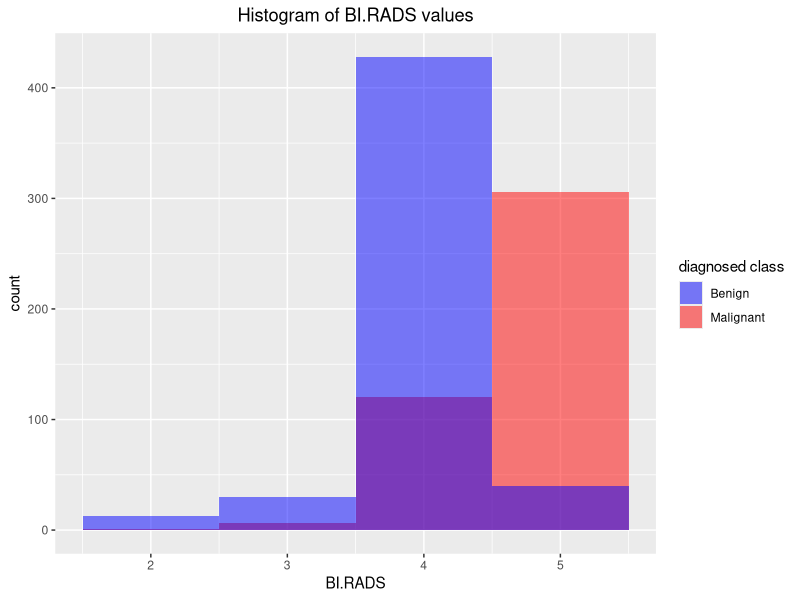
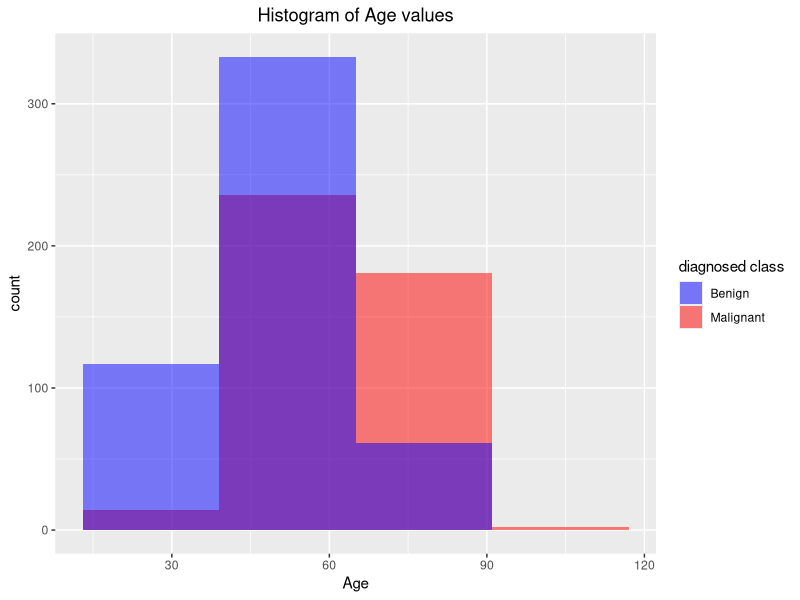
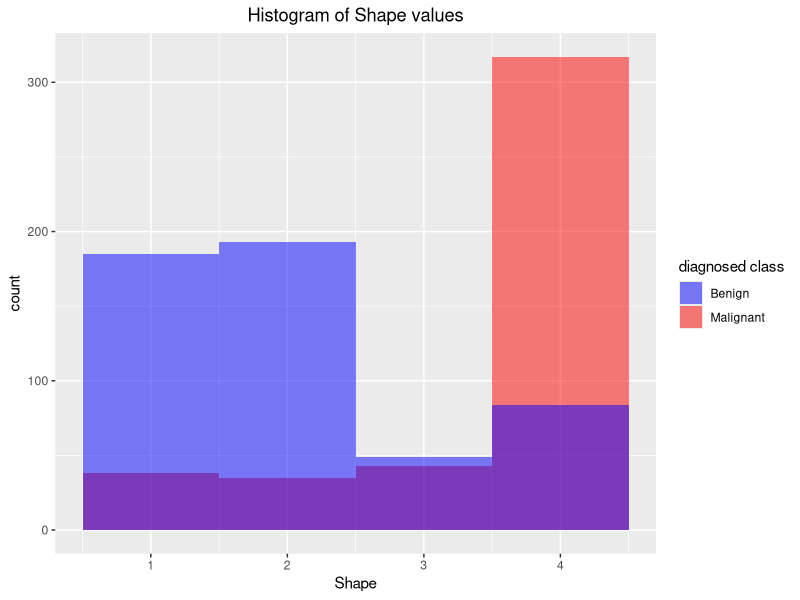
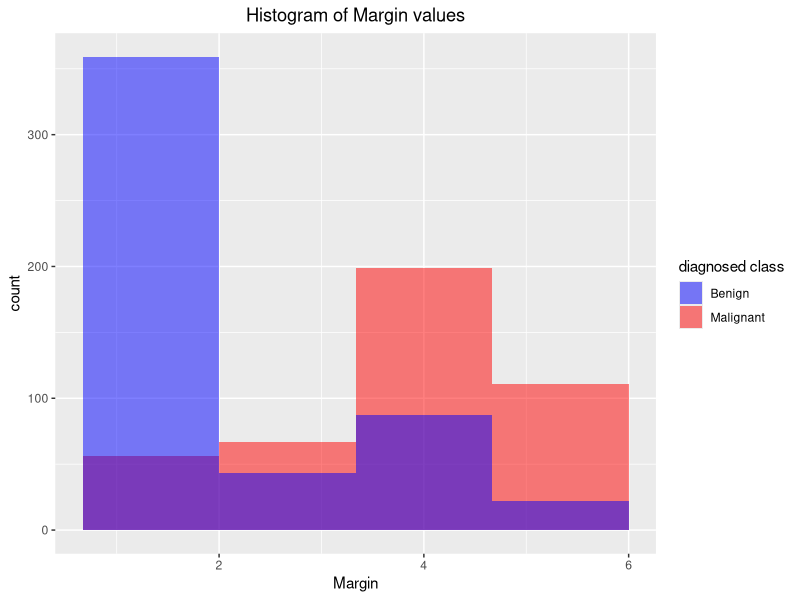
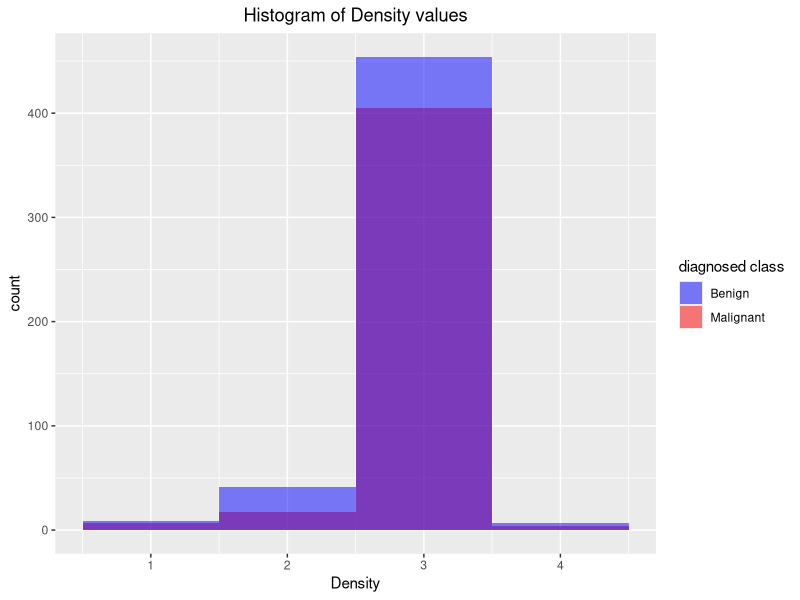
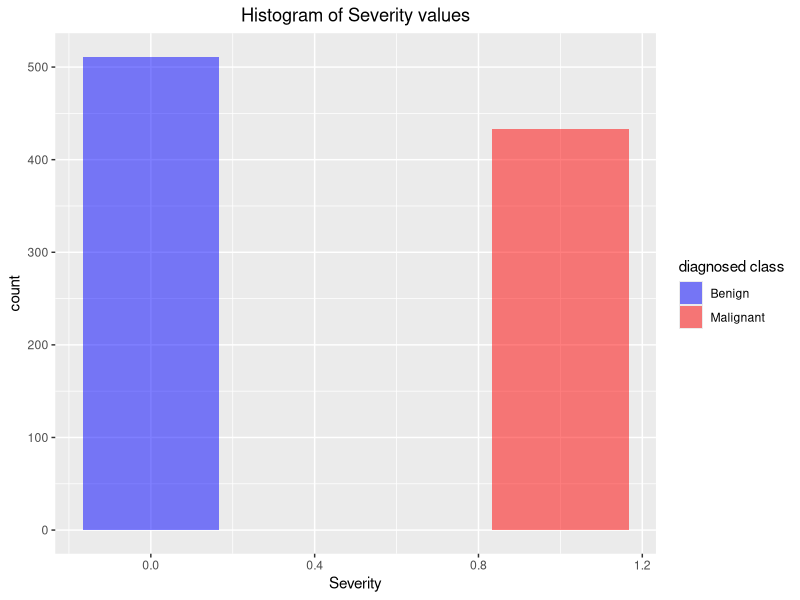
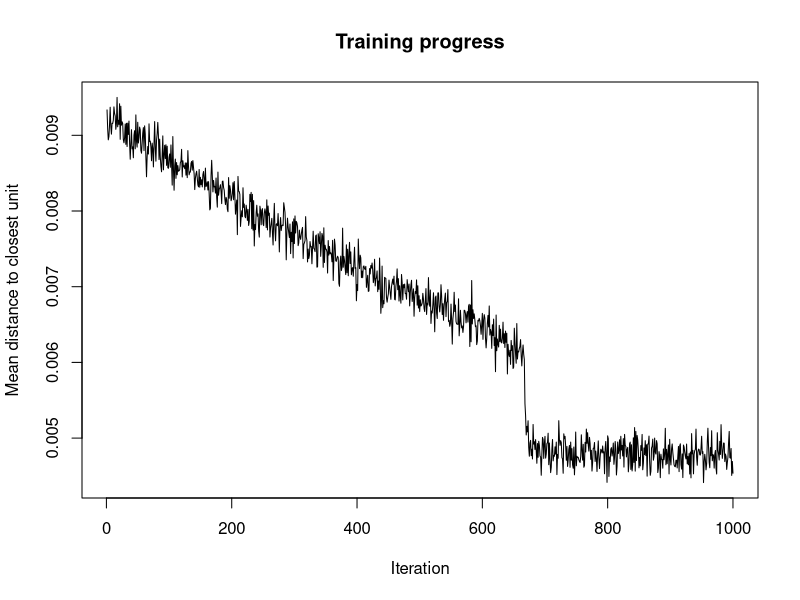
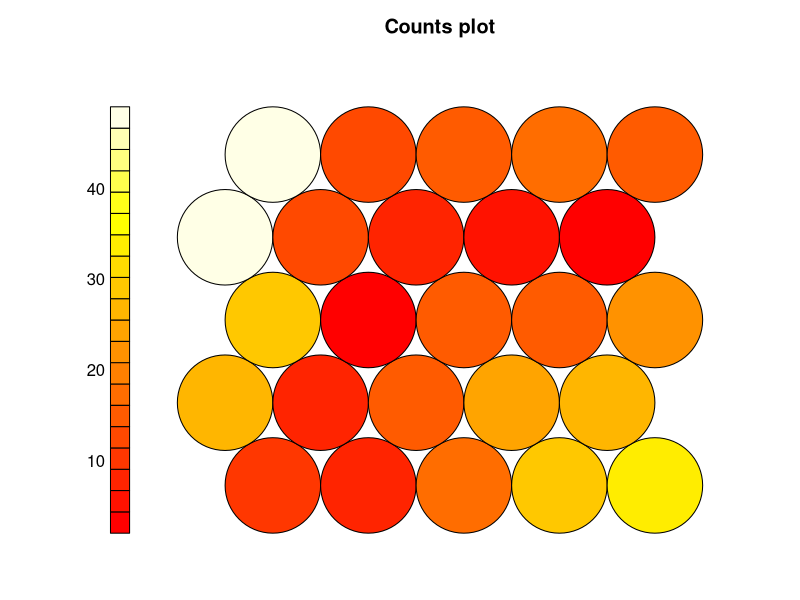

Write the R code that produced these figures, in order.
## ---- chunk 1
cat("\014")
rm(list = ls())
library(dplyr)
library(ggplot2)
library(kohonen)
## ---- chunk 2

dataset <- read.csv("dataset.txt", 
                        header = TRUE, 
                        sep = ",",
                        stringsAsFactors = FALSE)

for (i in 1:5){
  dataset[,i] <- as.numeric(dataset[,i])
}

Malignant <- dataset[dataset$Severity == 1,]
Benign <- dataset[dataset$Severity == 0,]

for (i in 1:5){
  Malignant[is.na(Malignant[,i]),i] <- median(Malignant[,i], na.rm = T)
  Benign[is.na(Benign[,i]),i] <- median(Benign[,i], na.rm = T)
}

Benign <- Benign[!(Benign$BI.RADS < 1 | Benign$BI.RADS > 5  | Benign$Shape < 1  | Benign$Shape > 4
                  | Benign$Margin < 1  | Benign$Margin > 5  | Benign$Density < 1  | Benign$Density > 4),]
Malignant <- Malignant[!(Malignant$BI.RADS < 1 | Malignant$BI.RADS > 5  | Malignant$Shape < 1  | Malignant$Shape > 4
                  | Malignant$Margin < 1  | Malignant$Margin > 5  | Malignant$Density < 1  | Malignant$Density > 4),]

numberOfMalignant <- nrow(Malignant)
numberOfBenign <- nrow(Benign)

dataset <- rbind(Malignant,Benign)
traingingData <- rbind(Malignant[1:round(dim(Malignant)[1]/2),],Benign[1:round(dim(Benign)[1]/2),])
testingData <- rbind(Malignant[(round(dim(Malignant)[1]/2)+1):dim(Malignant)[1],],Benign[(round(dim(Benign)[1]/2)+1):dim(Benign)[1],])

## ---- chunk 3

ggplot(Malignant,aes(BI.RADS, fill = "Malignant")) + geom_histogram(bins = 4, alpha = 0.5) + 
  geom_histogram(data = Benign,mapping = aes(BI.RADS, fill = "Benign"),bins = 4, alpha = 0.5) +
  ggtitle("Histogram of BI.RADS values") +
  theme(plot.title = element_text(hjust = 0.5)) +
  scale_fill_manual(name="diagnosed class",values=c(Malignant="red",Benign="blue"))

ggplot(Malignant,aes(Age, fill = "Malignant")) + geom_histogram(bins = 4, alpha = 0.5) + 
  geom_histogram(data = Benign,mapping = aes(Age, fill = "Benign"),bins = 4, alpha = 0.5) +
  ggtitle("Histogram of Age values") +
  theme(plot.title = element_text(hjust = 0.5)) +
  scale_fill_manual(name="diagnosed class",values=c(Malignant="red",Benign="blue"))

ggplot(Malignant,aes(Shape, fill = "Malignant")) + geom_histogram(bins = 4, alpha = 0.5) + 
  geom_histogram(data = Benign,mapping = aes(Shape, fill = "Benign"),bins = 4, alpha = 0.5) +
  ggtitle("Histogram of Shape values") +
  theme(plot.title = element_text(hjust = 0.5)) +
  scale_fill_manual(name="diagnosed class",values=c(Malignant="red",Benign="blue"))

ggplot(Malignant,aes(Margin, fill = "Malignant")) + geom_histogram(bins = 4, alpha = 0.5) + 
  geom_histogram(data = Benign,mapping = aes(Margin, fill = "Benign"),bins = 4, alpha = 0.5) +
  ggtitle("Histogram of Margin values") +
  theme(plot.title = element_text(hjust = 0.5)) +
  scale_fill_manual(name="diagnosed class",values=c(Malignant="red",Benign="blue"))

ggplot(Malignant,aes(Density, fill = "Malignant")) + geom_histogram(bins = 4, alpha = 0.5) + 
  geom_histogram(data = Benign,mapping = aes(Density, fill = "Benign"),bins = 4, alpha = 0.5) +
  ggtitle("Histogram of Density values") +
  theme(plot.title = element_text(hjust = 0.5)) +
  scale_fill_manual(name="diagnosed class",values=c(Malignant="red",Benign="blue"))

ggplot(Malignant,aes(Severity, fill = "Malignant")) + geom_histogram(bins = 4, alpha = 0.5) + 
  geom_histogram(data = Benign,mapping = aes(Severity, fill = "Benign"),bins = 4, alpha = 0.5) +
  ggtitle("Histogram of Severity values") +
  theme(plot.title = element_text(hjust = 0.5)) +
  scale_fill_manual(name="diagnosed class",values=c(Malignant="red",Benign="blue"))

## ---- chunk 4
for (i in 1:5){
  traingingData[,i] <- (traingingData[,i] - min(traingingData[,i]))/(max(traingingData[,i])-min(traingingData[,i]))
  testingData[,i] <- (testingData[,i] - min(testingData[,i]))/(max(testingData[,i])-min(testingData[,i]))
}
## ---- chunk 5

set.seed(303803)
gridNumOfRow = 5
gridNumOfCol = 5
numberOfIterations = 1000
learningRate = c(0.05,0.001)
topology = c("rectangular", "hexagonal")
data_train_matrix <- as.matrix(traingingData[,1:5])
som_grid <- somgrid(xdim = gridNumOfRow, ydim=gridNumOfCol, topo=topology[2], neighbourhood.fct = "gaussian")
som_model <- som(data_train_matrix, 
		grid=som_grid, 
		rlen=numberOfIterations, 
		alpha=learningRate, 
		keep.data = TRUE)

## ---- chunk 6

# Training progress
plot(som_model, type="changes")

# Node counts
plot(som_model, type="count")

# Node maps
plot(som_model, type="mapping")

# Node quality
plot(som_model, type="quality")

# Neighbor distance
plot(som_model, type="dist.neighbours")

# Node codes
plot(som_model, type="codes")

#- setting the coloring function
coolBlueHotRed <- function(n, alpha = 1) {rainbow(n, end=4/6, alpha=alpha)[n:1]}
pretty_palette <- c("#1f77b4","#ff7f0e","#2ca02c", "#d62728","#9467bd","#8c564b","#e377c2")

c <- som_model$codes 
som_cluster <- cutree(hclust(dist(som_model$codes[[1]])), 2)
plot(som_model, type="mapping", bgcol = pretty_palette[som_cluster], main = "Clusters") 
add.cluster.boundaries(som_model, som_cluster)

## ---- chunk 7

pred <- predict(som_model, newdata = as.matrix(testingData[,1:5]), trainingdata = as.matrix(traingingData[,1:5]))

# table(Predicted = pred$predictions[[1]], Actual = as.matrix(testingData[,1:5]))
# pred$predictions[[1]]
# som_cluster_test <- cutree(hclust(dist(pred$predictions[[1]])), som_cluster)
# plot(som_model, type="mapping", bgcol = pretty_palette[s

# new_data_units <- map(som_model, newdata = data.matrix(testingData[,1:5]))
# new_data_classes <- som_cluster[new_data_units$unit.classif]


## ---- chunk 8
